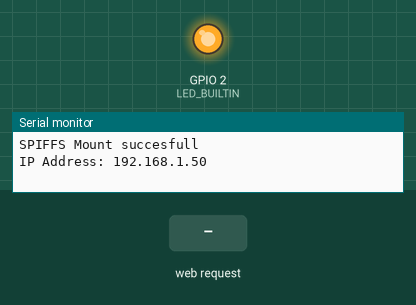
Bench run of a sketch on a simulated ESP32. On the bench: output pins drawn as LEDs (lit = HIGH), the last lines printed to the serial monitor. The inputs (shaded band) are chosen by the test bench. WiFi joins after 1.5 s; servers stay silent unless stated; storage starts empty.

Above: at 2.7 s.
2.8 s: HTTP request GET / received
At 4.7 s:
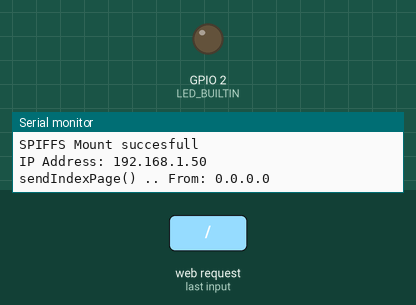
5.0 s: HTTP request GET /api received
Timing chart, 0 to 13.0 s (numbered marks = the images above; inputs shaded):
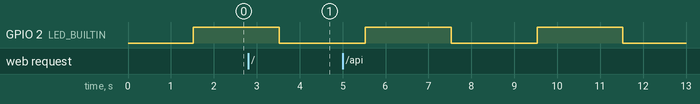

The sketch:

simple_webserver.ino
```cpp
//
// A simple server implementation showing how to:
//  * serve static messages
//  * read GET and POST parameters
//  * handle missing pages / 404s
//

#include <Arduino.h>
#ifdef ESP32
#include <WiFi.h>
#include <AsyncTCP.h>
#elif defined(ESP8266)
#include <ESP8266WiFi.h>
#include <ESPAsyncTCP.h>
#endif
#include <ESPAsyncWebServer.h>
#include <SPIFFS.h>


#define LED_BUILTIN        2     // GPIO-02


AsyncWebServer server(80);

const char* ssid = "AandeWiFi";
const char* password = "3741TS12tl";
uint32_t    blinkyTimer;

static const char indexPage[] =
R"(
<!DOCTYPE html>
<html charset="UTF-8">
  <head>
    <meta charset="UTF-8">
    <meta name="viewport" content="width=device-width, initial-scale=1">
    <script src="/index.js"></script>
    <link rel="stylesheet" type="text/css" href="/index.css">
    <title>ESP32_Framework</title>
  </head>
  <body>
    <font face="Arial">
    <!-- <div class="dev-header"> -->
    <div class="header">
      <h1>
        <span id="sysName">ESP32 Simple Webserver</span> &nbsp; &nbsp; &nbsp;
        <span id="devName"    style='font-size: small;'>devName</span> &nbsp;
        <span id="devVersion" style='font-size: small;'>[devVersion]</span>
        <span id='theTime' class='nav-item nav-clock'>theTime</span>
      </h1>
    </div>
    </font>
    <div id="displayMainPage"      style="display:none">
      <div class="nav-container">
        <div class='nav-left'>
          <a id='saveMsg' class='nav-item tabButton' style="background: lightblue;">opslaan</a>
          <a id='M_FSexplorer'    class='nav-img'>
                      <img src='/FSexplorer.png' alt='FSexplorer'></a>
          <a id='Settings'      class='nav-img'>
                      <img src='/settings.png' alt='Settings'></a>
        </div>
      </div>
      <br/>
      <div id="mainPage">
        <div id="waiting">Wait! loading page .....</div>
      </div>
    </div>

    <div id="displaySettingsPage"  style="display:none">
      <div class="nav-container">
        <div class='nav-left'>
          <a id='back' class='nav-item tabButton' style="background: lightblue;">Terug</a>
          <a id='saveSettings' class='nav-item tabButton' style="background: lightblue;">opslaan</a>
          <a id='S_FSexplorer' class='nav-img'>
                      <img src='/FSexplorer.png' alt='FSexplorer'></a>
        </div>
      </div>
      <br/>
      <div id="settingsPage"></div>
    </div>

    <!-- KEEP THIS --->

    <!-- Pin to bottom right corner -->
    <div class="bottom right-0">Simple Webserver</div>

    <!-- Pin to bottom left corner -->
    <div id="message" class="bottom left-0">-</div>

    <script>
      console.log("now continue with the bootstrapMain");
      window.onload=bootsTrapMain;
      var countdown = setInterval(function() {
          window.location.assign("/")
      }, 3000);

    </script>

  </body>

</html>
)";

void sendIndexPage(AsyncWebServerRequest *request)
{
  Serial.print("sendIndexPage() .. From: ");
  Serial.println(request->client()->remoteIP());

  request->send(200, "text/html", indexPage);

} // sendIndexPage()

void restAPI(AsyncWebServerRequest *request, uint8_t *bodyData, size_t bodyLen)
{
  Serial.print("restAPI() .. [");
  Serial.print(request->url().c_str());
  Serial.print("] From: ");
  Serial.println(request->client()->remoteIP());
  delay(300);

  request->send(200, "text/plain", "OK");

} // restAPI()

void notFound(AsyncWebServerRequest *request) {
  Serial.print("notFound() .. [");
  Serial.print(request->url().c_str());
  Serial.print("] From: ");
  Serial.println(request->client()->remoteIP());
  delay(200);

  request->send(404, "text/plain", "Not found");

} // notFound()

void setup()
{
  Serial.begin(115200);

  pinMode(LED_BUILTIN, OUTPUT);

  //================ SPIFFS ===========================================
  // https://github.com/espressif/arduino-esp32/issues/3000
  //if (SPIFFS.begin(false,"/spiffs",30))
  if (SPIFFS.begin())
  {
    Serial.println(F("SPIFFS Mount succesfull\r"));
  } else {
    Serial.println(F("SPIFFS Mount failed\r"));   // Serious problem with SPIFFS
  }


  WiFi.mode(WIFI_STA);
  WiFi.begin(ssid, password);
  if (WiFi.waitForConnectResult() != WL_CONNECTED) {
    Serial.printf("WiFi Failed!\n");
    return;
  }

  Serial.print("IP Address: ");
  Serial.println(WiFi.localIP());

  server.on("/", HTTP_GET, [](AsyncWebServerRequest *request)
  {
    sendIndexPage(request);
  });

  server.on("/api", HTTP_GET, [](AsyncWebServerRequest *request)
  {
    restAPI(request, 0, 0);
  });

  server.serveStatic("/index.css",      SPIFFS, "/index.css");
  server.serveStatic("/index.js",       SPIFFS, "/index.js");
  server.serveStatic("/FSexplorer.png", SPIFFS, "/FSexplorer.png");
  server.serveStatic("/settings.png",   SPIFFS, "/settings.png");
  server.serveStatic("/flavicon.ico",   SPIFFS, "/flavicon.ico");

  server.onNotFound(notFound);

  server.begin();

} // setup()

void loop()
{
  if (millis() > blinkyTimer)
  {
    blinkyTimer = millis() + 2000;
    digitalWrite(LED_BUILTIN, !digitalRead(LED_BUILTIN));
  }

} // loop()
```

Measured:
- by itself, GPIO 2 (LED_BUILTIN): alternates HIGH for 2.0 s and LOW for 2.0 s
